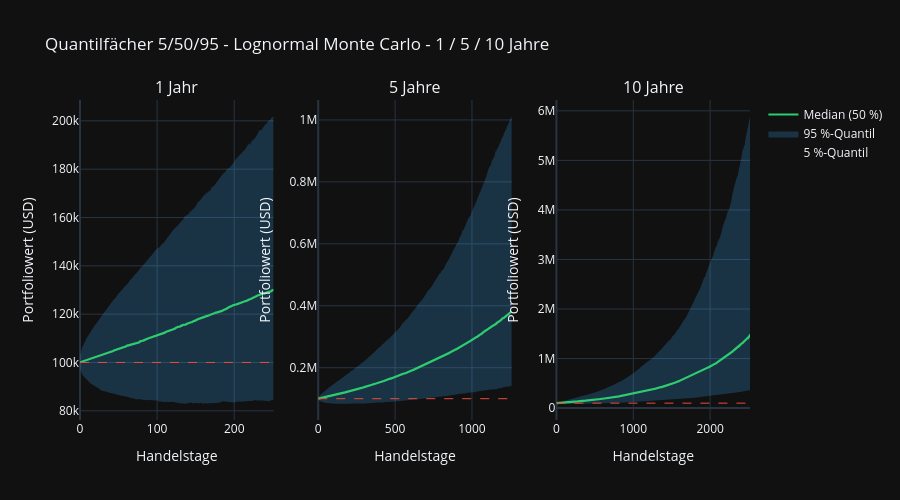

This figure's notebook cell:
### Markdown cell above
## Quantilfächer für alle drei Horizonte

Plot 3 hat das Bild für 5 Jahre. Hier ziehen wir es konsequent auf den MVP-Horizont durch: 1 Jahr, 5 Jahre, 10 Jahre nebeneinander. Man sieht direkt, wie sich das 5/95-Band mit der Wurzel der Zeit aufweitet. Genau diese Aufweitung ist die Unsicherheit, die der Methodenvergleich quantifiziert.

### Code cell
# Plot B: drei MC-Laeufe (1J, 5J, 10J), Quantilfaecher 5/50/95 nebeneinander
# Hinweis: drei MC-Laeufe a 10.000 Sims sind machbar, aber spuerbar.
horizons_B = [('1 Jahr', horizons['1 Jahr']), ('5 Jahre', horizons['5 Jahre']), ('10 Jahre', horizons['10 Jahre'])]

fig_pB = make_subplots(rows=1, cols=3,
                       subplot_titles=('1 Jahr', '5 Jahre', '10 Jahre'),
                       shared_yaxes=False)

for col_idx, (label, n_days_B) in enumerate(horizons_B, start=1):
    _, _, _, paths_B = calculate_monte_carlo_risk(
        portfolio_returns_log, start_capital, 0.05, n_days_B,
        simulations=monte_carlo_simulations, black_swan=False,
    )
    days_axis_B = np.arange(paths_B.shape[0])
    q05_B = np.percentile(paths_B, 5, axis=1)
    q50_B = np.percentile(paths_B, 50, axis=1)
    q95_B = np.percentile(paths_B, 95, axis=1)

    show_leg = (col_idx == 1)
    fig_pB.add_trace(go.Scatter(
        x=days_axis_B, y=q05_B, mode='lines',
        line=dict(color='rgba(52, 152, 219, 0.0)', width=0),
        name='5 %-Quantil', showlegend=show_leg,
    ), row=1, col=col_idx)
    fig_pB.add_trace(go.Scatter(
        x=days_axis_B, y=q95_B, mode='lines',
        line=dict(color='rgba(52, 152, 219, 0.0)', width=0),
        fill='tonexty', fillcolor='rgba(52, 152, 219, 0.25)',
        name='95 %-Quantil', showlegend=show_leg,
    ), row=1, col=col_idx)
    fig_pB.add_trace(go.Scatter(
        x=days_axis_B, y=q50_B, mode='lines',
        line=dict(color='rgb(46, 204, 113)', width=2.2),
        name='Median (50 %)', showlegend=show_leg,
    ), row=1, col=col_idx)
    fig_pB.add_hline(y=start_capital, line=dict(color='rgb(231, 76, 60)', width=1, dash='dash'),
                     row=1, col=col_idx)
    fig_pB.update_xaxes(title_text='Handelstage', row=1, col=col_idx)
    fig_pB.update_yaxes(title_text='Portfoliowert (USD)', row=1, col=col_idx)

fig_pB.update_layout(
    template='plotly_dark',
    title='Quantilfächer 5/50/95 - Lognormal Monte Carlo - 1 / 5 / 10 Jahre',
    height=500,
)
fig_pB.show()

### Figure 1 — Plotly figure (JSON) as saved in the notebook; plotly's stock layout.template omitted (floating-point values rounded to 4 significant figures; data arrays with more than 128 entries replaced by an {"elided": "..."} marker saying what was removed)
{"data": [{"line": {"color": "rgba(52, 152, 219, 0.0)", "width": 0}, "mode": "lines", "name": "5 %-Quantil", "showlegend": true, "type": "scatter", "x": {"elided": "252 int values"}, "xaxis": "x", "y": {"elided": "252 float values"}, "yaxis": "y"}, {"fill": "tonexty", "fillcolor": "rgba(52, 152, 219, 0.25)", "line": {"color": "rgba(52, 152, 219, 0.0)", "width": 0}, "mode": "lines", "name": "95 %-Quantil", "showlegend": true, "type": "scatter", "x": {"elided": "252 int values"}, "xaxis": "x", "y": {"elided": "252 float values"}, "yaxis": "y"}, {"line": {"color": "rgb(46, 204, 113)", "width": 2.2}, "mode": "lines", "name": "Median (50 %)", "showlegend": true, "type": "scatter", "x": {"elided": "252 int values"}, "xaxis": "x", "y": {"elided": "252 float values"}, "yaxis": "y"}, {"line": {"color": "rgba(52, 152, 219, 0.0)", "width": 0}, "mode": "lines", "name": "5 %-Quantil", "showlegend": false, "type": "scatter", "x": {"elided": "1260 int values"}, "xaxis": "x2", "y": {"elided": "1260 float values"}, "yaxis": "y2"}, {"fill": "tonexty", "fillcolor": "rgba(52, 152, 219, 0.25)", "line": {"color": "rgba(52, 152, 219, 0.0)", "width": 0}, "mode": "lines", "name": "95 %-Quantil", "showlegend": false, "type": "scatter", "x": {"elided": "1260 int values"}, "xaxis": "x2", "y": {"elided": "1260 float values"}, "yaxis": "y2"}, {"line": {"color": "rgb(46, 204, 113)", "width": 2.2}, "mode": "lines", "name": "Median (50 %)", "showlegend": false, "type": "scatter", "x": {"elided": "1260 int values"}, "xaxis": "x2", "y": {"elided": "1260 float values"}, "yaxis": "y2"}, {"line": {"color": "rgba(52, 152, 219, 0.0)", "width": 0}, "mode": "lines", "name": "5 %-Quantil", "showlegend": false, "type": "scatter", "x": {"elided": "2520 int values"}, "xaxis": "x3", "y": {"elided": "2520 float values"}, "yaxis": "y3"}, {"fill": "tonexty", "fillcolor": "rgba(52, 152, 219, 0.25)", "line": {"color": "rgba(52, 152, 219, 0.0)", "width": 0}, "mode": "lines", "name": "95 %-Quantil", "showlegend": false, "type": "scatter", "x": {"elided": "2520 int values"}, "xaxis": "x3", "y": {"elided": "2520 float values"}, "yaxis": "y3"}, {"line": {"color": "rgb(46, 204, 113)", "width": 2.2}, "mode": "lines", "name": "Median (50 %)", "showlegend": false, "type": "scatter", "x": {"elided": "2520 int values"}, "xaxis": "x3", "y": {"elided": "2520 float values"}, "yaxis": "y3"}], "layout": {"annotations": [{"font": {"size": 16}, "showarrow": false, "text": "1 Jahr", "x": 0.1444, "xanchor": "center", "xref": "paper", "y": 1, "yanchor": "bottom", "yref": "paper"}, {"font": {"size": 16}, "showarrow": false, "text": "5 Jahre", "x": 0.5, "xanchor": "center", "xref": "paper", "y": 1, "yanchor": "bottom", "yref": "paper"}, {"font": {"size": 16}, "showarrow": false, "text": "10 Jahre", "x": 0.8556, "xanchor": "center", "xref": "paper", "y": 1, "yanchor": "bottom", "yref": "paper"}], "height": 500, "shapes": [{"line": {"color": "rgb(231, 76, 60)", "dash": "dash", "width": 1}, "type": "line", "x0": 0, "x1": 1, "xref": "x domain", "y0": 100000, "y1": 100000, "yref": "y"}, {"line": {"color": "rgb(231, 76, 60)", "dash": "dash", "width": 1}, "type": "line", "x0": 0, "x1": 1, "xref": "x2 domain", "y0": 100000, "y1": 100000, "yref": "y2"}, {"line": {"color": "rgb(231, 76, 60)", "dash": "dash", "width": 1}, "type": "line", "x0": 0, "x1": 1, "xref": "x3 domain", "y0": 100000, "y1": 100000, "yref": "y3"}], "title": {"text": "Quantilfächer 5/50/95 - Lognormal Monte Carlo - 1 / 5 / 10 Jahre"}, "xaxis": {"anchor": "y", "domain": [0, 0.2889], "title": {"text": "Handelstage"}}, "xaxis2": {"anchor": "y2", "domain": [0.3556, 0.6444], "title": {"text": "Handelstage"}}, "xaxis3": {"anchor": "y3", "domain": [0.7111, 1], "title": {"text": "Handelstage"}}, "yaxis": {"anchor": "x", "domain": [0, 1], "title": {"text": "Portfoliowert (USD)"}}, "yaxis2": {"anchor": "x2", "domain": [0, 1], "title": {"text": "Portfoliowert (USD)"}}, "yaxis3": {"anchor": "x3", "domain": [0, 1], "title": {"text": "Portfoliowert (USD)"}}}}
